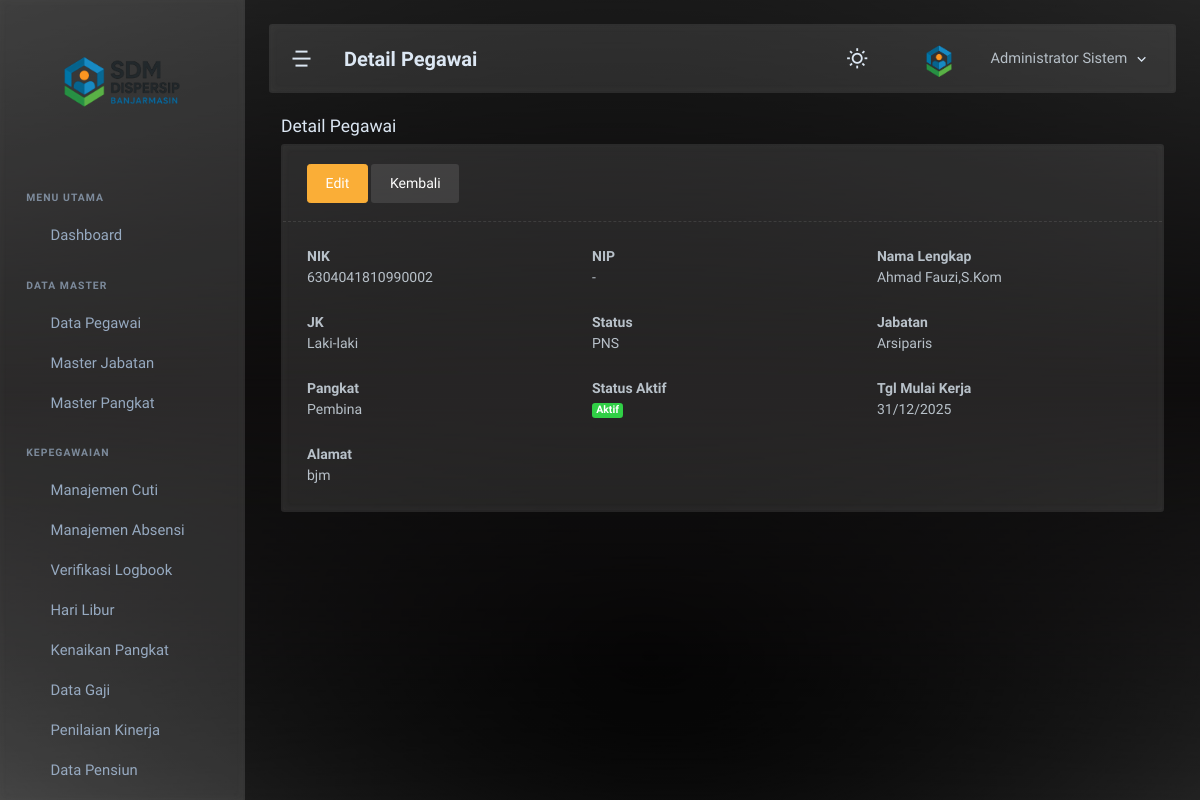
The page /admin/pegawai/detail.php?id=9 (signed in) on the database as committed earlier.
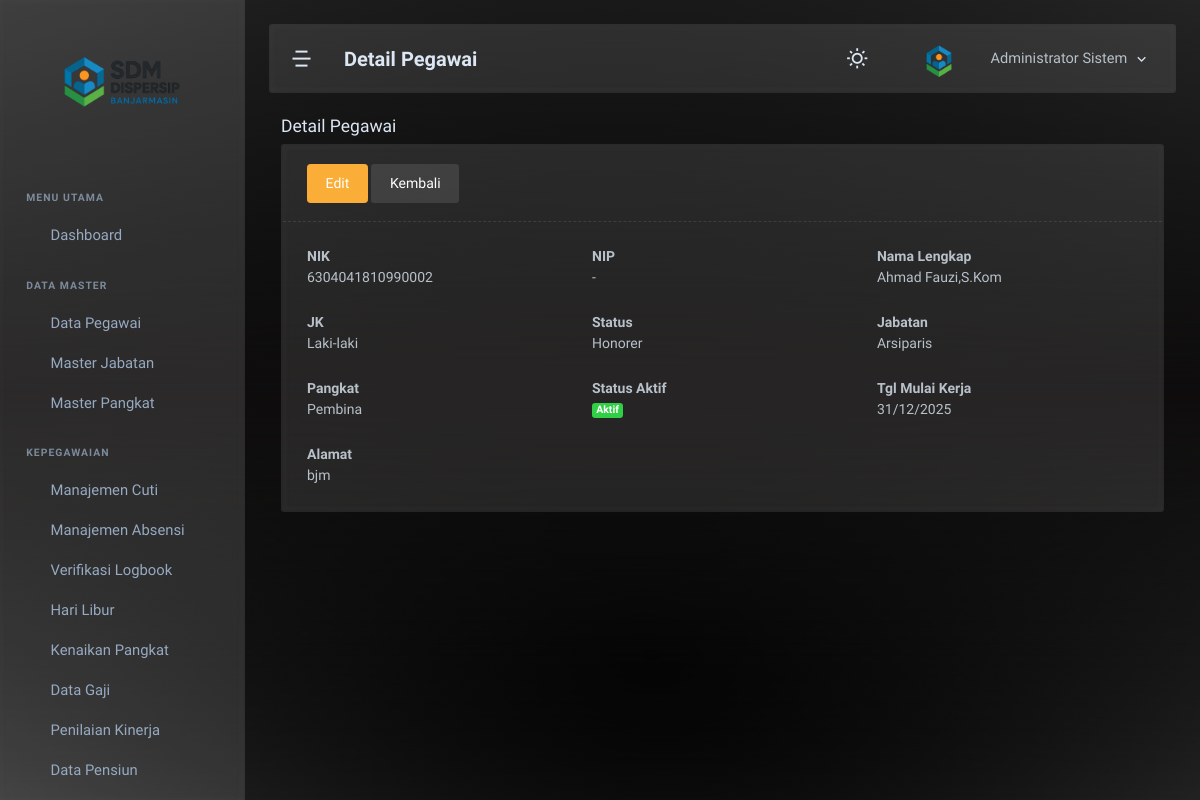
The same page on the database as committed later.
### tables this page shows
CREATE TABLE `pegawai` (
  `pegawai_id` int NOT NULL,
  `user_id` int DEFAULT NULL,
  `nik` varchar(20) NOT NULL,
  `nip` varchar(30) DEFAULT NULL,
  `nama_lengkap` varchar(150) NOT NULL,
  `jk` enum('L','P') NOT NULL,
  `tgl_lahir` date DEFAULT NULL,
  `status_kepegawaian` enum('PNS','PPPK','Honorer','Kontrak') NOT NULL,
  `jabatan_id` int DEFAULT NULL,
  `pangkat_id` int DEFAULT NULL,
  `tgl_mulai_kerja` date DEFAULT NULL,
  `alamat` text,
  `status_aktif` enum('Aktif','Pensiun','Pindah','Meninggal','Nonaktif') DEFAULT 'Aktif',
  `tmt_pensiun` date DEFAULT NULL,
  `created_at` datetime DEFAULT CURRENT_TIMESTAMP,
  `updated_at` datetime DEFAULT CURRENT_TIMESTAMP ON UPDATE CURRENT_TIMESTAMP
);

CREATE TABLE `master_jabatan` (
  `jabatan_id` int NOT NULL,
  `nama_jabatan` varchar(150) NOT NULL,
  `eselon` varchar(20) DEFAULT NULL,
  `jenis_jabatan` enum('Struktural','Fungsional','Pelaksana') DEFAULT 'Pelaksana',
  `keterangan` varchar(255) DEFAULT NULL,
  `created_at` datetime DEFAULT CURRENT_TIMESTAMP,
  `updated_at` datetime DEFAULT CURRENT_TIMESTAMP ON UPDATE CURRENT_TIMESTAMP
);

CREATE TABLE `master_pangkat` (
  `pangkat_id` int NOT NULL,
  `nama_pangkat` varchar(100) NOT NULL,
  `golongan` varchar(10) NOT NULL,
  `keterangan` varchar(255) DEFAULT NULL,
  `created_at` datetime DEFAULT CURRENT_TIMESTAMP,
  `updated_at` datetime DEFAULT CURRENT_TIMESTAMP ON UPDATE CURRENT_TIMESTAMP
);

### admin/pegawai/detail.php (the view, shortened to what this page needs)
<?php
require_once '../../config/koneksi.php';
$id = intval($_GET['id'] ?? 0);
$stmt = mysqli_prepare($koneksi, "SELECT p.*, mj.nama_jabatan, mp.nama_pangkat FROM pegawai p LEFT JOIN master_jabatan mj ON p.jabatan_id=mj.jabatan_id LEFT JOIN master_pangkat mp ON p.pangkat_id=mp.pangkat_id WHERE p.pegawai_id = ?");
mysqli_stmt_bind_param($stmt, 'i', $id);
mysqli_stmt_execute($stmt);
$res = mysqli_stmt_get_result($stmt);
$d = mysqli_fetch_assoc($res);
include '../../includes/header.php';
include '../../includes/sidebar.php';
include '../../includes/navbar.php';
?>
<div class="page-container">
    <div class="page-content">
        <div class="container-xxl">
            <div class="row"><div class="col-12"><div class="page-title-box"><h4 class="page-title">Detail Pegawai</h4></div></div></div>
            <div class="card">
                <div class="card-header border-bottom border-dashed d-flex justify-content-between align-items-center">
                    <div>
                        <a href="admin/pegawai/edit.php?id=<?php echo htmlspecialchars($id); ?>" class="btn btn-warning">Edit</a>
                        <a href="admin/pegawai/pegawai.php" class="btn btn-light">Kembali</a>
                    </div>
                </div>
                <div class="card-body">
                    <div class="row g-3">
                        <div class="col-md-4"><strong>NIK</strong><div><?php echo htmlspecialchars($d['nik'] ?? '-'); ?></div></div>
                        <div class="col-md-4"><strong>NIP</strong><div><?php echo htmlspecialchars($d['nip'] ?? '-'); ?></div></div>
                        <div class="col-md-4"><strong>Nama Lengkap</strong><div><?php echo htmlspecialchars($d['nama_lengkap'] ?? '-'); ?></div></div>
                        <div class="col-md-4"><strong>JK</strong><div><?php echo (isset($d['jk']) && $d['jk']==='L') ? 'Laki-laki' : ((isset($d['jk']) && $d['jk']==='P') ? 'Perempuan' : '-'); ?></div></div>
                        <div class="col-md-4"><strong>Status</strong><div><?php echo htmlspecialchars($d['status_kepegawaian'] ?? '-'); ?></div></div>
                        <div class="col-md-4"><strong>Jabatan</strong><div><?php echo htmlspecialchars($d['nama_jabatan'] ?? '-'); ?></div></div>
                        <div class="col-md-4"><strong>Pangkat</strong><div><?php echo htmlspecialchars($d['nama_pangkat'] ?? '-'); ?></div></div>
                        <div class="col-md-4"><strong>Status Aktif</strong><div><span class="badge bg-<?php echo (($d['status_aktif'] ?? '') === 'Aktif') ? 'success' : 'secondary'; ?>"><?php echo htmlspecialchars($d['status_aktif'] ?? '-'); ?></span></div></div>
                        <div class="col-md-4"><strong>Tgl Mulai Kerja</strong><div><?php echo isset($d['tgl_mulai_kerja']) ? date('d/m/Y', strtotime($d['tgl_mulai_kerja'])) : '-'; ?></div></div>
                        <div class="col-md-12"><strong>Alamat</strong><div><?php echo nl2br(htmlspecialchars($d['alamat'] ?? '-')); ?></div></div>
                    </div>
                </div>
            </div>
        </div>
    </div>
</div>
<?php include '../../includes/footer.php'; ?>

Rows that differ between the two databases and show on the page:
changed pegawai "Ahmad Fauzi,S.Kom": status_kepegawaian "PNS" → "Honorer"
